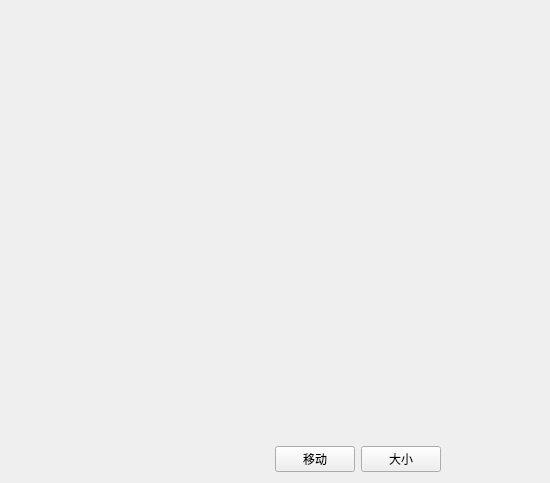
<?xml version="1.0" encoding="UTF-8"?>
<ui version="4.0">
 <class>Widget</class>
 <widget class="QWidget" name="Widget">
  <property name="geometry">
   <rect>
    <x>0</x>
    <y>0</y>
    <width>550</width>
    <height>483</height>
   </rect>
  </property>
  <property name="windowTitle">
   <string>Widget</string>
  </property>
  <layout class="QGridLayout" name="gridLayout">
   <item row="0" column="0">
    <layout class="QVBoxLayout" name="verticalLayout">
     <item>
      <spacer name="verticalSpacer">
       <property name="orientation">
        <enum>Qt::Vertical</enum>
       </property>
       <property name="sizeHint" stdset="0">
        <size>
         <width>20</width>
         <height>338</height>
        </size>
       </property>
      </spacer>
     </item>
     <item>
      <layout class="QHBoxLayout" name="horizontalLayout_2">
       <item>
        <spacer name="horizontalSpacer">
         <property name="orientation">
          <enum>Qt::Horizontal</enum>
         </property>
         <property name="sizeHint" stdset="0">
          <size>
           <width>40</width>
           <height>20</height>
          </size>
         </property>
        </spacer>
       </item>
       <item>
        <layout class="QHBoxLayout" name="horizontalLayout">
         <item>
          <widget class="QPushButton" name="pushButton_2">
           <property name="text">
            <string>移动</string>
           </property>
          </widget>
         </item>
         <item>
          <widget class="QPushButton" name="pushButton">
           <property name="text">
            <string>大小</string>
           </property>
          </widget>
         </item>
         <item>
          <spacer name="horizontalSpacer_2">
           <property name="orientation">
            <enum>Qt::Horizontal</enum>
           </property>
           <property name="sizeHint" stdset="0">
            <size>
             <width>40</width>
             <height>20</height>
            </size>
           </property>
          </spacer>
         </item>
        </layout>
       </item>
      </layout>
     </item>
    </layout>
   </item>
  </layout>
 </widget>
 <layoutdefault spacing="6" margin="11"/>
 <resources/>
 <connections/>
</ui>
